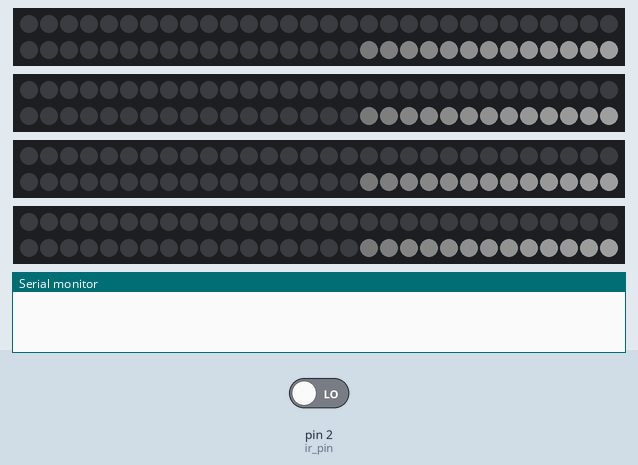
This sketch was run on a simulated Arduino Uno, built with avr-gcc and run on an emulated ATmega328P. Shown: 4 × 60 RGB LEDs in strip order, left to right, continuing on the next row, the last lines printed to the serial monitor. Inputs (shaded band) come from the test bench; at power-on: pin 2 (ir_pin) LOW. Dim RGB values are drawn brighter than linear.

Above: at 2.28 s.
3.4 s: pin 2 (ir_pin) driven HIGH
At 5.39 s:
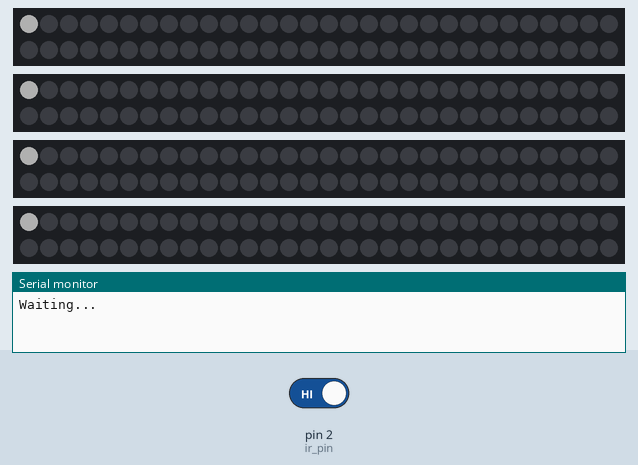
6.4 s: pin 2 (ir_pin) driven LOW
9.2 s: pin 2 (ir_pin) driven HIGH
At 11.49 s:
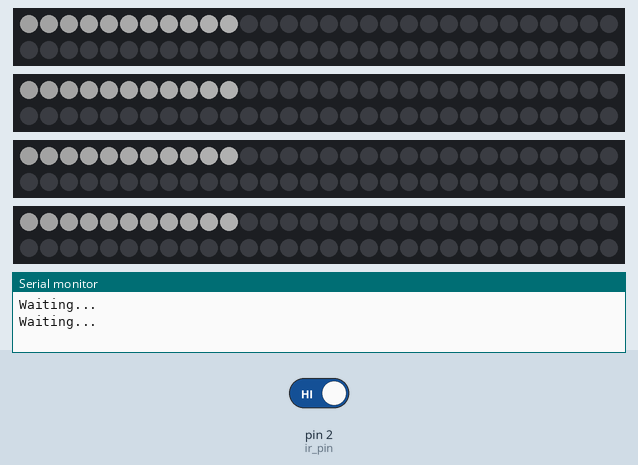
Timing chart, 0 to 13.0 s (numbered marks = the images above; inputs shaded):
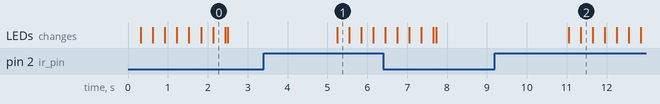

Measured:
- after the input at 3.4 s, the LEDs: change after 1.8 s (image 1)
- after the input at 9.2 s, the LEDs: first change after 1.8 s (image 2 shows a later state)

The sketch:

__.ino
```cpp
/*
1-使用4条ws2812灯带，一条灯带60颗灯珠，实现流星雨效果
2-DHT11温湿度传感器，检测温度和湿度
3-温湿度数据显示在IIC1602液晶屏上
4-使用一个红外传感器，当检测到人时，4条灯带同时亮起，当人离开时，灯带熄灭
*/

#include <Arduino.h>
#include <FastLED.h>                // 导入FastLED库
#include <LiquidCrystal_I2C.h>      // 导入LCD库
#include <Wire.h>                   // 导入Wire库
#include <DHT.h>                    // 导入DHT库


#define NUM_LEDS 60                 // 灯带上的灯珠数量
#define LED_TYPE WS2812B            // 灯带类型
#define COLOR_ORDER GRB             // 灯带颜色顺序
#define LED_PIN1 8                  // 灯带1引脚8
#define LED_PIN2 9                  // 灯带2引脚9
#define LED_PIN3 10                 // 灯带3引脚10
#define LED_PIN4 11                 // 灯带4引脚11
CRGB leds1[NUM_LEDS];               // 初始化灯带1
CRGB leds2[NUM_LEDS];               // 初始化灯带2
CRGB leds3[NUM_LEDS];               // 初始化灯带3
CRGB leds4[NUM_LEDS];               // 初始化灯带4
int brightness = 120;               // 灯带亮度
int leds_count = 0;                 // 灯带计数

int ir_pin = 2;                     // 红外传感器引脚
float temperature = 0;              // 温度变量初始化
float humidity = 0;                 // 湿度变量初始化


void leds_display();                // 显示流星雨效果
boolean ir_detect();                // 红外传感器检测

void setup()
{
  Serial.begin(9600);

  pinMode(ir_pin, INPUT);           // 设置红外传感器引脚为输入模式
  LEDS.addLeds<LED_TYPE, LED_PIN1, COLOR_ORDER>(leds1, NUM_LEDS);   // 初始化灯带1
  LEDS.addLeds<LED_TYPE, LED_PIN2, COLOR_ORDER>(leds2, NUM_LEDS);   // 初始化灯带2
  LEDS.addLeds<LED_TYPE, LED_PIN3, COLOR_ORDER>(leds3, NUM_LEDS);   // 初始化灯带3
  LEDS.addLeds<LED_TYPE, LED_PIN4, COLOR_ORDER>(leds4, NUM_LEDS);   // 初始化灯带4
  // 初始化灯带为黑色
  for(int i = 0; i < NUM_LEDS; i++)
  {
    leds1[i] = CRGB::Black;
    leds2[i] = CRGB::Black;
    leds3[i] = CRGB::Black;
    leds4[i] = CRGB::Black;
  }
  FastLED.setBrightness(brightness);  // 设置灯带亮度
  FastLED.show();                     // 显示灯带
}

void loop()
{
  leds_display();                     // 显示流星雨效果

}


// 显示流星雨效果
void leds_display()
{
  leds1[0] = CRGB (brightness,brightness,brightness);   // 设置灯带1第一颗灯的颜色
  leds2[0] = CRGB (brightness,brightness,brightness);   // 设置灯带2第一颗灯的颜色
  leds3[0] = CRGB (brightness,brightness,brightness);   // 设置灯带3第一颗灯的颜色
  leds4[0] = CRGB (brightness,brightness,brightness);   // 设置灯带4第一颗灯的颜色
  FastLED.show();                   // 显示灯带
  // 将灯带的灯向后移动一位
  for(int i = 0 ;i < NUM_LEDS; i++)
  {
    leds1[NUM_LEDS-1-i] = leds1[NUM_LEDS-2-i];
    leds2[NUM_LEDS-1-i] = leds2[NUM_LEDS-2-i];
    leds3[NUM_LEDS-1-i] = leds3[NUM_LEDS-2-i];
    leds4[NUM_LEDS-1-i] = leds4[NUM_LEDS-2-i];
  }
  brightness -= 5;                  // 灯带亮度减小
  if(brightness <= 0)               // 如果灯带亮度小于等于0
  {
    brightness = 0;                 // 灯带亮度为0
    leds_count++;                   // 灯带计数加1
    if(leds_count == 60)            // 如果灯带计数等于60
    {
      if(ir_detect())               // 如果检测到人
      {
        brightness = 120;           // 灯带亮度为120
      }
      else                                  // 如果没有检测到人
      {
        for(int i = 0; i < NUM_LEDS; i++)   // 设置灯带为黑色
        {
          leds1[i] = CRGB::Black;
          leds2[i] = CRGB::Black;
          leds3[i] = CRGB::Black;
          leds4[i] = CRGB::Black;
        }
        FastLED.show();                     // 显示灯带

        Serial.println("Waiting...");
        // 如果没有检测到人，一直等待
        while(ir_detect() == false)
        {}
      }
      leds_count = 0;               // 灯带计数清零
    }

  }
  delay(20);                        // 延时20ms
}

// 红外传感器检测
boolean ir_detect()
{
  int ir_value = digitalRead(ir_pin); // 读取红外传感器引脚的值
  if(ir_value == HIGH)                // 如果红外传感器引脚的值为高电平
  {
    return true;                      // 返回true
  }
  else                                // 如果红外传感器引脚的值为低电平
  {
    return false;                     // 返回false
  }
}
```
